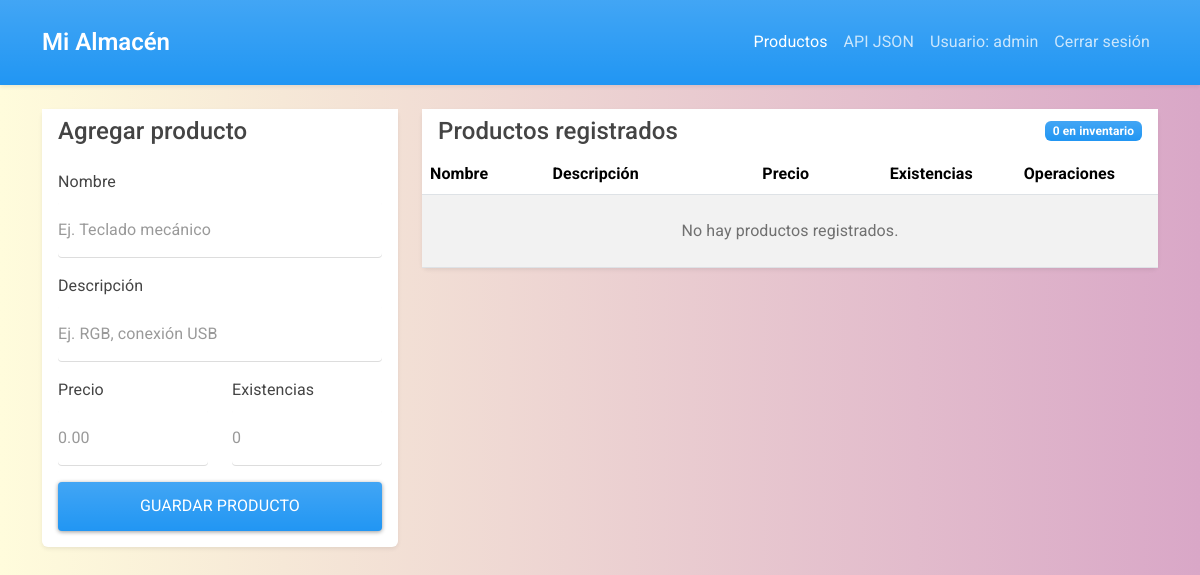
Page / (signed in) on the earlier database version.
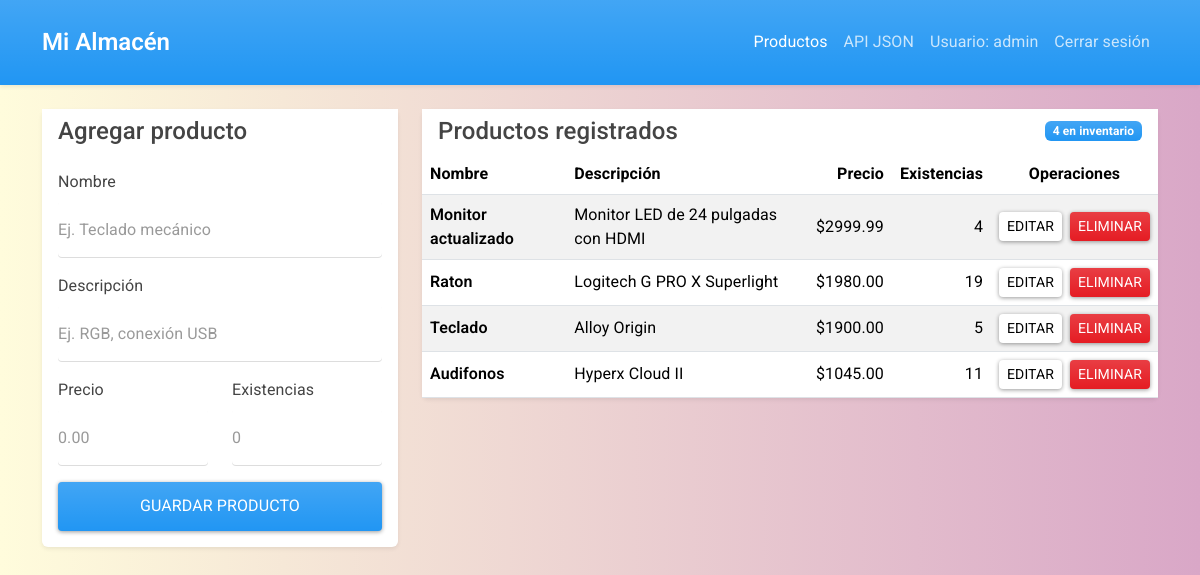
Same page on the later database version.
### tables this page shows
CREATE TABLE productos (
      id INTEGER PRIMARY KEY AUTOINCREMENT,
      nombre TEXT NOT NULL,
      descripcion TEXT NOT NULL,
      precio REAL NOT NULL CHECK(precio >= 0),
      stock INTEGER NOT NULL CHECK(stock >= 0)
    , usuario_id INTEGER);

### app.py (the view)
    @app.route("/")
    @login_required
    def Index():
        productos = obtener_productos(usuario_actual_id())
        return render_template("index.html", productos=productos)

### app.py (called while the page is built)
def login_required(view):
    @wraps(view)
    def wrapped_view(*args, **kwargs):
        if "usuario_id" not in session:
            flash("Inicia sesión para continuar")
            return redirect(url_for("login"))
        return view(*args, **kwargs)
    return wrapped_view

def usuario_actual_id():
    if hasattr(g, "usuario_id"):
        return g.usuario_id
    return session["usuario_id"]

### extensions.py (called while the page is built)
def get_db():
    if "db" not in g:
        g.db = sqlite3.connect(current_app.config["DATABASE"])
        g.db.row_factory = sqlite3.Row
    return g.db

### models/tablaDB.py (called while the page is built)
def row_to_dict(row):
    if row is None:
        return None
    return dict(row)

def obtener_productos(usuario_id):
    db = get_db()
    productos = db.execute(
        """
        SELECT id, nombre, descripcion, precio, stock
        FROM productos
        WHERE usuario_id = ?
        ORDER BY id DESC
        """,
        (usuario_id,),
    ).fetchall()
    return [row_to_dict(producto) for producto in productos]

### templates/index.html (shortened to what this page needs)
{% extends 'layout.html' %}
{% block body %}
<div class="row g-4 align-items-start">
  <div class="col-lg-4">
    <div class="card shadow-sm">
      <div class="card-header bg-white">
        <h1 class="h4 mb-0">Agregar producto</h1>
      </div>
      <div class="card-body">
        <form action="{{ url_for('add_product') }}" method="POST">
          <div class="mb-3">
            <label class="form-label" for="nombre">Nombre</label>
            <input type="text" id="nombre" name="nombre" placeholder="Ej. Teclado mecánico" class="form-control" required>
          </div>
          <div class="mb-3">
            <label class="form-label" for="descripcion">Descripción</label>
            <input type="text" id="descripcion" name="descripcion" placeholder="Ej. RGB, conexión USB" class="form-control" required>
          </div>
          <div class="row">
            <div class="col-md-6 mb-3">
              <label class="form-label" for="precio">Precio</label>
              <input type="number" id="precio" name="precio" placeholder="0.00" min="0" step="0.01" class="form-control" required>
            </div>
            <div class="col-md-6 mb-3">
              <label class="form-label" for="stock">Existencias</label>
              <input type="number" id="stock" name="stock" placeholder="0" min="0" step="1" class="form-control" required>
            </div>
          </div>
          <button type="submit" class="btn btn-primary w-100">Guardar producto</button>
        </form>
      </div>
    </div>
  </div>
  <div class="col-lg-8">
    <div class="card shadow-sm">
      <div class="card-header bg-white d-flex justify-content-between align-items-center">
        <h2 class="h4 mb-0">Productos registrados</h2>
        <span class="badge text-bg-primary">{{ productos|length }} en inventario</span>
      </div>
      <div class="table-responsive">
        <table class="table table-striped table-hover align-middle mb-0">
          <thead>
            <tr>
              <th>Nombre</th>
              <th>Descripción</th>
              <th class="text-end">Precio</th>
              <th class="text-end">Existencias</th>
              <th class="text-center">Operaciones</th>
            </tr>
          </thead>
          <tbody>
            {% for producto in productos %}
              <tr>
                <td class="fw-semibold">{{ producto.nombre }}</td>
                <td>{{ producto.descripcion }}</td>
                <td class="text-end">${{ "%.2f"|format(producto.precio) }}</td>
                <td class="text-end">{{ producto.stock }}</td>
                <td>
                  <div class="d-flex gap-2 justify-content-center">
                    <a href="{{ url_for('edit_product', id=producto.id) }}" class="btn btn-secondary btn-sm px-2">Editar</a>
                    <a href="{{ url_for('delete_product', id=producto.id) }}" class="btn btn-danger btn-sm px-2 btn-delete">Eliminar</a>
                  </div>
                </td>
              </tr>
            {% else %}
              <tr>
                <td colspan="5" class="text-center text-muted py-4">No hay productos registrados.</td>
              </tr>
            {% endfor %}
          </tbody>
        </table>
      </div>
    </div>
  </div>
</div>
{% endblock %}

### templates/layout.html (shortened to what this page needs)
<!DOCTYPE html>
<html lang="es">
<head>
  <link rel="stylesheet" href="https://bootswatch.com/5/materia/bootstrap.min.css">
  <link rel="stylesheet" href="{{ url_for('static', filename='css/main.css') }}">
</head>
<body>
  <nav class="navbar navbar-expand-lg navbar-dark bg-primary shadow-sm">
    <div class="container">
      <a class="navbar-brand fw-semibold" href="{{ url_for('Index') if session.get('usuario_id') else url_for('login') }}">Mi Almacén</a>
      <div class="collapse navbar-collapse" id="navbarMenu">
        <ul class="navbar-nav ms-auto">
          {% if session.get('usuario_id') %}
            <li class="nav-item">
              <a class="nav-link active" href="{{ url_for('Index') }}">Productos</a>
            </li>
            <li class="nav-item">
              <a class="nav-link" href="{{ url_for('api_get_productos') }}">API JSON</a>
            </li>
            <li class="nav-item">
              <span class="nav-link">Usuario: {{ session.get('username') }}</span>
            </li>
            <li class="nav-item">
              <a class="nav-link" href="{{ url_for('logout') }}">Cerrar sesión</a>
            </li>
          {% endif %}
        </ul>
      </div>
    </div>
  </nav>
  <main class="container py-4">
    {% block body %}
    {% endblock %}
  </main>
</body>
</html>

### static/css/main.css (style rules this page uses)
body { min-height: 100vh; background: #d9a7c7; background: -webkit-linear-gradient(to right, #fffcdc, #d9a7c7); background: linear-gradient(to right, #fffcdc, #d9a7c7); }
.navbar-brand { letter-spacing: 0; }
.card { border: 0; border-radius: 6px; }
.card-header { border-bottom-color: rgba(0, 0, 0, 0.08); }
.table td, .table th { vertical-align: middle; }
.btn { border-radius: 4px; }
.form-control { border-radius: 4px; }

Differences in the rows shown:
added productos: nombre "Monitor actualizado", descripcion "Monitor LED de 24 pulgadas con HDMI", precio "2999.99", stock "4"
added productos: nombre "Raton", descripcion "Logitech G PRO X Superlight", precio "1980.00", stock "19"
now on this page (row edited): productos: nombre "Teclado", descripcion "Alloy Origin", precio "1900.00", stock "5"
now on this page (row edited): productos: nombre "Audifonos", descripcion "Hyperx Cloud II", precio "1045.00", stock "11"
Other differences:
{{ productos|length }}: "0" → "4"
text no longer shown: "No hay productos registrados."
